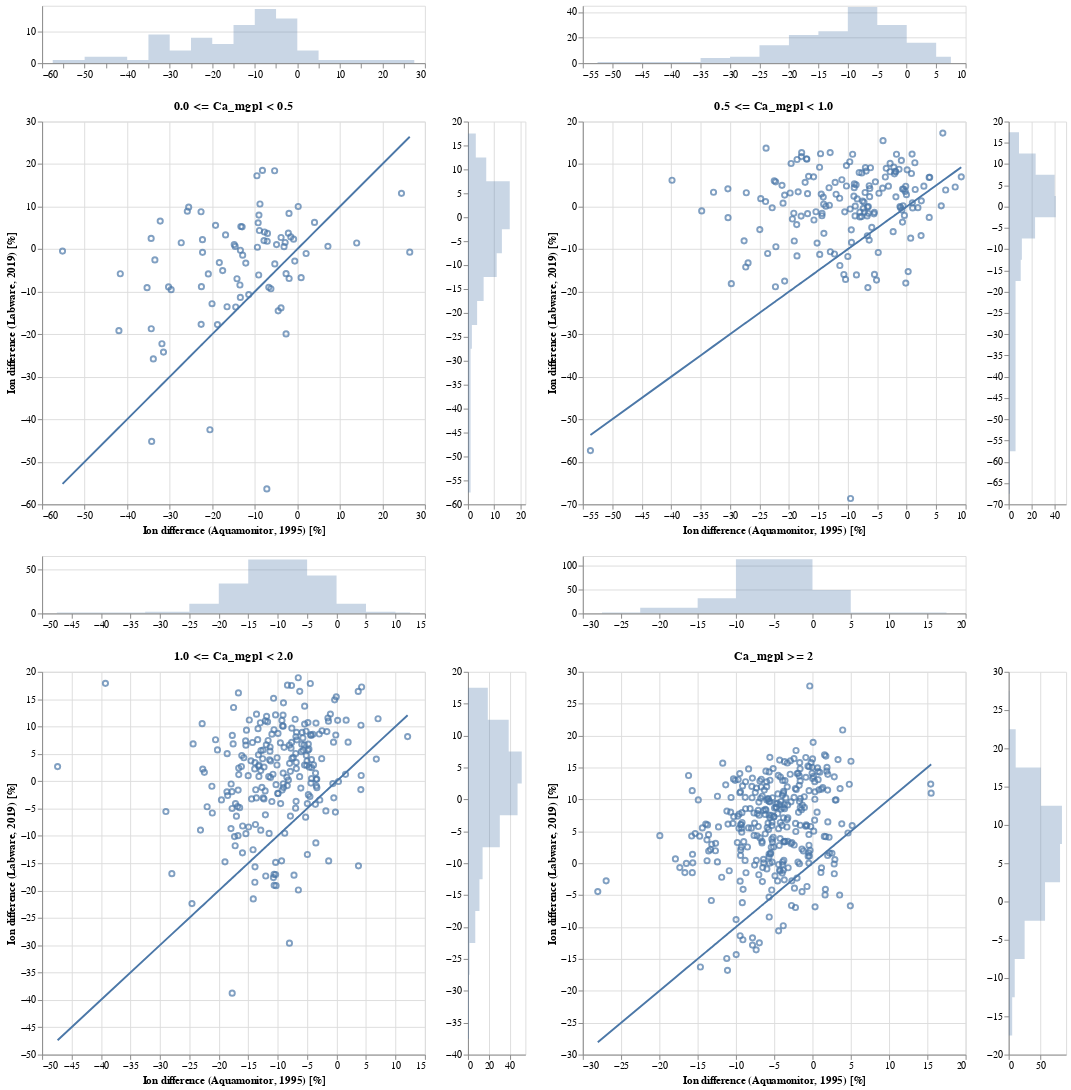

Notebook code cell kept with this figure:
### Markdown cell above
### 3.1. Ion difference in percent

### Code cell
chart_dict = {}
for idx, ca_level in enumerate(ca_levels):
    data = res_dict[ca_level]

    base = alt.Chart(data, height=400, width=400)

    x_domain = alt.selection_interval(bind='scales', encodings=['x'])
    y_domain = alt.selection_interval(bind='scales', encodings=['y'])

    area_args = {'opacity': .3, 'interpolate': 'step'}

    points = base.mark_point().encode(
            x=alt.X('ion_diff_pct_am:Q', title='Ion difference (Aquamonitor, 1995) [%]'),
            y=alt.Y('ion_diff_pct_lw:Q', title='Ion difference (Labware, 2019) [%]'),
            tooltip=['station_id:N', 'station_name:N', 'sample_date:T', 'ion_diff_pct_lw:Q', 'ion_diff_pct_am:Q'],
        ).properties(
            title=ca_level
        ).add_selection(
            x_domain
        ).add_selection(
            y_domain
        )

    # 1:1 line
    line = base.mark_line().encode(
            x=alt.X('ion_diff_pct_am:Q', title=''),
            y=alt.Y('ion_diff_pct_am:Q', title=''),
        )

    top_hist = base.mark_area(**area_args).encode(
            alt.X('ion_diff_pct_am:Q',
                  bin=alt.Bin(maxbins=20),
                  stack=None,
                  title=''
                 ),
            alt.Y('count()', stack=None, title=''),
        ).properties(height=60).add_selection(
            x_domain
        )

    right_hist = base.mark_area(**area_args).encode(
            alt.Y('ion_diff_pct_lw:Q',
                  bin=alt.Bin(maxbins=20),
                  stack=None,
                  title='',
                 ),
            alt.X('count()', stack=None, title=''),
        ).properties(width=60).add_selection(
            y_domain
        )

    chart = top_hist & ((points + line) | right_hist)
    chart_dict[idx] = chart
    
chart = ((chart_dict[0] | chart_dict[1]) &
         (chart_dict[2] | chart_dict[3]))
chart.save('../pages/ion_difference_pct.html')
chart

### Figure 1 — Vega-Lite specification as saved in the notebook (floating-point values rounded to 4 significant figures; data arrays with more than 128 entries replaced by an {"elided": "..."} marker saying what was removed)
{"$schema": "https://vega.github.io/schema/vega-lite/v3.4.0.json", "config": {"mark": {"tooltip": null}, "view": {"height": 300, "width": 400}}, "datasets": {"data-4bc05fdcee3639cc4c42559030fb6b53": [{"ion_diff_pct_am": -33.49, "ion_diff_pct_lw": -2.533, "kond_diff_pct_am": 2.427, "kond_diff_pct_lw": 9.406, "kond_minus_H&SO4_am": 0.3535, "kond_minus_H&SO4_lw": 0.5063, "sample_date": "2019-09-25", "station_id": 26078, "station_name": "HOH 1374"}, {"ion_diff_pct_am": -16.52, "ion_diff_pct_lw": -13.55, "kond_diff_pct_am": 2.892, "kond_diff_pct_lw": 6.944, "kond_minus_H&SO4_am": 0.4776, "kond_minus_H&SO4_lw": 0.445, "sample_date": "2019-10-29", "station_id": 26090, "station_name": "Mjåvatn"}, {"ion_diff_pct_am": -5.291, "ion_diff_pct_lw": -3.47, "kond_diff_pct_am": 3.109, "kond_diff_pct_lw": 7.555, "kond_minus_H&SO4_am": 0.4884, "kond_minus_H&SO4_lw": 0.4417, "sample_date": "2019-10-01", "station_id": 26093, "station_name": "Hemletjørnane"}, {"ion_diff_pct_am": -9.022, "ion_diff_pct_lw": 8.015, "kond_diff_pct_am": 0.8889, "kond_diff_pct_lw": 11.2, "kond_minus_H&SO4_am": 0.3111, "kond_minus_H&SO4_lw": 0.3234, "sample_date": "2019-09-30", "station_id": 26094, "station_name": "HOH 1394"}, {"ion_diff_pct_am": -19.22, "ion_diff_pct_lw": 5.603, "kond_diff_pct_am": -6.079, "kond_diff_pct_lw": 4.907, "kond_minus_H&SO4_am": 0.2875, "kond_minus_H&SO4_lw": 0.3735, "sample_date": "2019-09-30", "station_id": 26098, "station_name": "HOH 1227"}, {"ion_diff_pct_am": 24.49, "ion_diff_pct_lw": 13.12, "kond_diff_pct_am": -13.68, "kond_diff_pct_lw": 8.866, "kond_minus_H&SO4_am": 0.3492, "kond_minus_H&SO4_lw": 0.3084, "sample_date": "2019-09-24", "station_id": 26112, "station_name": "1230 HOH"}, {"ion_diff_pct_am": -7.078, "ion_diff_pct_lw": 1.857, "kond_diff_pct_am": -6.287, "kond_diff_pct_lw": 5.084, "kond_minus_H&SO4_am": 0.6984, "kond_minus_H&SO4_lw": 0.5661, "sample_date": "2019-09-24", "station_id": 26114, "station_name": "HOH 1092"}, {"ion_diff_pct_am": -25.86, "ion_diff_pct_lw": 8.917, "kond_diff_pct_am": -9.588, "kond_diff_pct_lw": 7.897, "kond_minus_H&SO4_am": 0.2265, "kond_minus_H&SO4_lw": 0.5085, "sample_date": "2019-09-24", "station_id": 26115, "station_name": "Rundatjørni"}, {"ion_diff_pct_am": -2.104, "ion_diff_pct_lw": 3.749, "kond_diff_pct_am": 3.822, "kond_diff_pct_lw": 1.474, "kond_minus_H&SO4_am": 1.044, "kond_minus_H&SO4_lw": 1.072, "sample_date": "2019-10-17", "station_id": 26122, "station_name": "Blåfjellvatnet"}, {"ion_diff_pct_am": -11.42, "ion_diff_pct_lw": -10.69, "kond_diff_pct_am": -0.3844, "kond_diff_pct_lw": 8.986, "kond_minus_H&SO4_am": 0.2577, "kond_minus_H&SO4_lw": 0.509, "sample_date": "2019-10-02", "station_id": 26126, "station_name": "Steinbotsvatna"}, {"ion_diff_pct_am": -8.195, "ion_diff_pct_lw": 18.51, "kond_diff_pct_am": 2.548, "kond_diff_pct_lw": 2.09, "kond_minus_H&SO4_am": 0.5414, "kond_minus_H&SO4_lw": 0.5702, "sample_date": "2019-09-25", "station_id": 26131, "station_name": "HOH 1078"}, {"ion_diff_pct_am": -13.38, "ion_diff_pct_lw": -0.2632, "kond_diff_pct_am": -3.764, "kond_diff_pct_lw": -4.312, "kond_minus_H&SO4_am": 1.283, "kond_minus_H&SO4_lw": 2.014, "sample_date": "2019-10-09", "station_id": 26135, "station_name": "Hyttvatnet"}, {"ion_diff_pct_am": -31.46, "ion_diff_pct_lw": -24.21, "kond_diff_pct_am": -16.74, "kond_diff_pct_lw": 20.31, "kond_minus_H&SO4_am": 0.2941, "kond_minus_H&SO4_lw": 0.2638, "sample_date": "2019-09-20", "station_id": 26141, "station_name": "HOH 510"}, {"ion_diff_pct_am": -55.2, "ion_diff_pct_lw": -0.4539, "kond_diff_pct_am": -14.69, "kond_diff_pct_lw": 29.45, "kond_minus_H&SO4_am": 0.3359, "kond_minus_H&SO4_lw": 0.2411, "sample_date": "2019-09-20", "station_id": 26142, "station_name": "HOH 407"}, {"ion_diff_pct_am": -35.32, "ion_diff_pct_lw": -9.058, "kond_diff_pct_am": -4.35, "kond_diff_pct_lw": 12.01, "kond_minus_H&SO4_am": 0.4084, "kond_minus_H&SO4_lw": 0.4792, "sample_date": "2019-09-20", "station_id": 26143, "station_name": "HOH 414"}, {"ion_diff_pct_am": -31.83, "ion_diff_pct_lw": -22.24, "kond_diff_pct_am": -2.082, "kond_diff_pct_lw": 0.9032, "kond_minus_H&SO4_am": 0.699, "kond_minus_H&SO4_lw": 0.7906, "sample_date": "2019-09-20", "station_id": 26144, "station_name": "Guolehisjavri"}, {"ion_diff_pct_am": -9.495, "ion_diff_pct_lw": 17.25, "kond_diff_pct_am": 3.442, "kond_diff_pct_lw": 0.6641, "kond_minus_H&SO4_am": 0.947, "kond_minus_H&SO4_lw": 0.9522, "sample_date": "2019-09-22", "station_id": 26145, "station_name": "HOH 515"}, {"ion_diff_pct_am": -34.24, "ion_diff_pct_lw": -45.2, "kond_diff_pct_am": -16.68, "kond_diff_pct_lw": 19.65, "kond_minus_H&SO4_am": 0.1625, "kond_minus_H&SO4_lw": 0.1536, "sample_date": "2019-09-25", "station_id": 26244, "station_name": "HOH 1506"}, {"ion_diff_pct_am": -30.27, "ion_diff_pct_lw": -8.882, "kond_diff_pct_am": -4.001, "kond_diff_pct_lw": 13.21, "kond_minus_H&SO4_am": 0.2202, "kond_minus_H&SO4_lw": 0.2584, "sample_date": "2019-09-25", "station_id": 26275, "station_name": "HOH 1198"}, {"ion_diff_pct_am": -22.61, "ion_diff_pct_lw": -17.69, "kond_diff_pct_am": 3.548, "kond_diff_pct_lw": 3.96, "kond_minus_H&SO4_am": 0.4375, "kond_minus_H&SO4_lw": 0.445, "sample_date": "2019-10-01", "station_id": 26285, "station_name": "Nedre Årdalsvatnet"}, {"ion_diff_pct_am": -32.23, "ion_diff_pct_lw": 6.603, "kond_diff_pct_am": 1.881, "kond_diff_pct_lw": 19.04, "kond_minus_H&SO4_am": 0.3236, "kond_minus_H&SO4_lw": 0.2776, "sample_date": "2019-10-01", "station_id": 26311, "station_name": "HOH 1760"}, {"ion_diff_pct_am": -14.48, "ion_diff_pct_lw": -13.6, "kond_diff_pct_am": 2.612, "kond_diff_pct_lw": 8.547, "kond_minus_H&SO4_am": 0.4073, "kond_minus_H&SO4_lw": 0.4266, "sample_date": "2019-10-29", "station_id": 26389, "station_name": "Bjørntjørn"}, {"ion_diff_pct_am": -18.77, "ion_diff_pct_lw": -17.74, "kond_diff_pct_am": 3.883, "kond_diff_pct_lw": 10.5, "kond_minus_H&SO4_am": 0.3534, "kond_minus_H&SO4_lw": 0.3445, "sample_date": "2019-09-30", "station_id": 26409, "station_name": "Såtetjørn"}, {"ion_diff_pct_am": 0.903, "ion_diff_pct_lw": -6.709, "kond_diff_pct_am": 6.917, "kond_diff_pct_lw": -1.625, "kond_minus_H&SO4_am": 0.743, "kond_minus_H&SO4_lw": 0.6489, "sample_date": "2019-10-29", "station_id": 26449, "station_name": "Urdevotni"}, {"ion_diff_pct_am": -7.833, "ion_diff_pct_lw": 2.019, "kond_diff_pct_am": -2.755, "kond_diff_pct_lw": 2.55, "kond_minus_H&SO4_am": 0.2875, "kond_minus_H&SO4_lw": 0.6185, "sample_date": "2019-09-30", "station_id": 26460, "station_name": "HOH 1040"}, {"ion_diff_pct_am": -3.12, "ion_diff_pct_lw": 0.5775, "kond_diff_pct_am": 5.222, "kond_diff_pct_lw": 12.26, "kond_minus_H&SO4_am": 0.2997, "kond_minus_H&SO4_lw": 0.3151, "sample_date": "2019-09-30", "station_id": 26463, "station_name": "HOH 1238"}, {"ion_diff_pct_am": -8.913, "ion_diff_pct_lw": 4.374, "kond_diff_pct_am": 2.71, "kond_diff_pct_lw": -0.1578, "kond_minus_H&SO4_am": 3.119, "kond_minus_H&SO4_lw": 2.069, "sample_date": "2019-10-30", "station_id": 26527, "station_name": "Øygardstjørna"}, {"ion_diff_pct_am": -7.014, "ion_diff_pct_lw": 3.696, "kond_diff_pct_am": 4.267, "kond_diff_pct_lw": 6.935, "kond_minus_H&SO4_am": 0.5611, "kond_minus_H&SO4_lw": 0.8539, "sample_date": "2019-10-18", "station_id": 26552, "station_name": "Kleggadalsvatn"}, {"ion_diff_pct_am": 4.045, "ion_diff_pct_lw": 6.276, "kond_diff_pct_am": 0.4436, "kond_diff_pct_lw": 1.487, "kond_minus_H&SO4_am": 0.4026, "kond_minus_H&SO4_lw": 0.6327, "sample_date": "2019-09-24", "station_id": 26554, "station_name": "HOH 1061"}, {"ion_diff_pct_am": -0.8696, "ion_diff_pct_lw": 2.341, "kond_diff_pct_am": 3.094, "kond_diff_pct_lw": 1.869, "kond_minus_H&SO4_am": 1.613, "kond_minus_H&SO4_lw": 1.762, "sample_date": "2019-10-18", "station_id": 26559, "station_name": "Rundatjørna"}, {"ion_diff_pct_am": -14.6, "ion_diff_pct_lw": 0.6353, "kond_diff_pct_am": 0.6921, "kond_diff_pct_lw": 12.86, "kond_minus_H&SO4_am": 0.3528, "kond_minus_H&SO4_lw": 0.4708, "sample_date": "2019-09-24", "station_id": 26571, "station_name": "HOH 1250"}, {"ion_diff_pct_am": 0.2114, "ion_diff_pct_lw": 10.02, "kond_diff_pct_am": 1.576, "kond_diff_pct_lw": 7.767, "kond_minus_H&SO4_am": 0.6167, "kond_minus_H&SO4_lw": 0.5379, "sample_date": "2019-09-24", "station_id": 26572, "station_name": "Leirdålsvatna"}, {"ion_diff_pct_am": -0.5945, "ion_diff_pct_lw": -2.818, "kond_diff_pct_am": -2.899, "kond_diff_pct_lw": 9.334, "kond_minus_H&SO4_am": 0.864, "kond_minus_H&SO4_lw": 0.7973, "sample_date": "2019-10-14", "station_id": 26576, "station_name": "Løyndardalsvatnet"}, {"ion_diff_pct_am": 2.069, "ion_diff_pct_lw": -1.017, "kond_diff_pct_am": -1.82, "kond_diff_pct_lw": 2.538, "kond_minus_H&SO4_am": 1.164, "kond_minus_H&SO4_lw": 1.231, "sample_date": "2019-10-18", "station_id": 26602, "station_name": "Mannsvatnet"}, {"ion_diff_pct_am": -1.926, "ion_diff_pct_lw": -6.902, "kond_diff_pct_am": -6.505, "kond_diff_pct_lw": 14.5, "kond_minus_H&SO4_am": 0.2646, "kond_minus_H&SO4_lw": 0.2825, "sample_date": "2019-10-14", "station_id": 26606, "station_name": "HOH 1367"}, {"ion_diff_pct_am": -14.18, "ion_diff_pct_lw": -6.959, "kond_diff_pct_am": 2.256, "kond_diff_pct_lw": 3.405, "kond_minus_H&SO4_am": 0.2108, "kond_minus_H&SO4_lw": 0.5462, "sample_date": "2019-10-03", "station_id": 26608, "station_name": "Litlavatn"}, {"ion_diff_pct_am": -9.203, "ion_diff_pct_lw": 6.194, "kond_diff_pct_am": 6.9, "kond_diff_pct_lw": 11.73, "kond_minus_H&SO4_am": 0.5373, "kond_minus_H&SO4_lw": 0.4142, "sample_date": "2019-09-24", "station_id": 26611, "station_name": "Kaldevatn"}, {"ion_diff_pct_am": -34.36, "ion_diff_pct_lw": 2.526, "kond_diff_pct_am": 1.824, "kond_diff_pct_lw": 14.51, "kond_minus_H&SO4_am": 0.3225, "kond_minus_H&SO4_lw": 0.3445, "sample_date": "2019-09-26", "station_id": 26626, "station_name": "Kvannjolvatnet"}, {"ion_diff_pct_am": -22.63, "ion_diff_pct_lw": 8.794, "kond_diff_pct_am": 5.358, "kond_diff_pct_lw": 14.47, "kond_minus_H&SO4_am": 0.3047, "kond_minus_H&SO4_lw": 0.4908, "sample_date": "2019-09-24", "station_id": 26629, "station_name": "HOH 1241"}, {"ion_diff_pct_am": -8.777, "ion_diff_pct_lw": 10.61, "kond_diff_pct_am": 4.642, "kond_diff_pct_lw": 8.198, "kond_minus_H&SO4_am": 0.4994, "kond_minus_H&SO4_lw": 0.5716, "sample_date": "2019-10-17", "station_id": 26641, "station_name": "Nedre Sørdalsvatnet"}, {"ion_diff_pct_am": 7.2, "ion_diff_pct_lw": 0.6696, "kond_diff_pct_am": 4.585, "kond_diff_pct_lw": 2.327, "kond_minus_H&SO4_am": 0.7097, "kond_minus_H&SO4_lw": 0.7397, "sample_date": "2019-10-17", "station_id": 26647, "station_name": "HOH 800"}, {"ion_diff_pct_am": -18.33, "ion_diff_pct_lw": -3.155, "kond_diff_pct_am": 4.458, "kond_diff_pct_lw": -8.655, "kond_minus_H&SO4_am": 0.6169, "kond_minus_H&SO4_lw": 1.457, "sample_date": "2019-10-16", "station_id": 26658, "station_name": "Tirskardvatnet"}, {"ion_diff_pct_am": -22.29, "ion_diff_pct_lw": 2.227, "kond_diff_pct_am": 0.5525, "kond_diff_pct_lw": -2.921, "kond_minus_H&SO4_am": 0.7725, "kond_minus_H&SO4_lw": 1.289, "sample_date": "2019-10-17", "station_id": 26659, "station_name": "Dyttingane"}, {"ion_diff_pct_am": -9.384, "ion_diff_pct_lw": 0.4533, "kond_diff_pct_am": -0.2058, "kond_diff_pct_lw": 0.3599, "kond_minus_H&SO4_am": 0.8668, "kond_minus_H&SO4_lw": 1.012, "sample_date": "2019-10-17", "station_id": 26660, "station_name": "HOH 729"}, {"ion_diff_pct_am": -27.29, "ion_diff_pct_lw": 1.5, "kond_diff_pct_am": 4.445, "kond_diff_pct_lw": 11.93, "kond_minus_H&SO4_am": 0.2792, "kond_minus_H&SO4_lw": 0.4136, "sample_date": "2019-09-26", "station_id": 26661, "station_name": "HOH 1171"}, {"ion_diff_pct_am": -41.62, "ion_diff_pct_lw": -5.779, "kond_diff_pct_am": -5.479, "kond_diff_pct_lw": 19.95, "kond_minus_H&SO4_am": 0.168, "kond_minus_H&SO4_lw": 0.2634, "sample_date": "2019-09-26", "station_id": 26683, "station_name": "HOH 1475"}, {"ion_diff_pct_am": -20.55, "ion_diff_pct_lw": -42.47, "kond_diff_pct_am": 29.52, "kond_diff_pct_lw": 6.689, "kond_minus_H&SO4_am": 0.4259, "kond_minus_H&SO4_lw": 0.7154, "sample_date": "2019-10-02", "station_id": 26692, "station_name": "Jakobsvatnet"}, {"ion_diff_pct_am": -6.702, "ion_diff_pct_lw": -8.975, "kond_diff_pct_am": 32.9, "kond_diff_pct_lw": -12.61, "kond_minus_H&SO4_am": 0.5341, "kond_minus_H&SO4_lw": 1.247, "sample_date": "2019-10-16", "station_id": 26693, "station_name": "HOH 520"}, {"ion_diff_pct_am": -29.66, "ion_diff_pct_lw": -9.522, "kond_diff_pct_am": -85.27, "kond_diff_pct_lw": 3.092, "kond_minus_H&SO4_am": 1.218, "kond_minus_H&SO4_lw": 0.6289, "sample_date": "2019-10-16", "station_id": 26694, "station_name": "Gjesdalsvatnet"}, {"ion_diff_pct_am": 26.44, "ion_diff_pct_lw": -0.7057, "kond_diff_pct_am": -110.8, "kond_diff_pct_lw": 9.491, "kond_minus_H&SO4_am": 0.608, "kond_minus_H&SO4_lw": 0.34, "sample_date": "2019-09-26", "station_id": 26695, "station_name": "HOH 1308"}, {"ion_diff_pct_am": -16.86, "ion_diff_pct_lw": 3.348, "kond_diff_pct_am": 0.2688, "kond_diff_pct_lw": 0.4793, "kond_minus_H&SO4_am": 0.4373, "kond_minus_H&SO4_lw": 0.7066, "sample_date": "2019-10-02", "station_id": 26699, "station_name": "Nordvatnet"}, {"ion_diff_pct_am": -12.12, "ion_diff_pct_lw": -3.282, "kond_diff_pct_am": 2.687, "kond_diff_pct_lw": 3.466, "kond_minus_H&SO4_am": 0.4603, "kond_minus_H&SO4_lw": 0.5367, "sample_date": "2019-10-02", "station_id": 26700, "station_name": "Nes-Isvatnet"}, {"ion_diff_pct_am": -2.641, "ion_diff_pct_lw": -5.764, "kond_diff_pct_am": 1.044, "kond_diff_pct_lw": 2.703, "kond_minus_H&SO4_am": 0.6108, "kond_minus_H&SO4_lw": 0.5353, "sample_date": "2019-10-02", "station_id": 26701, "station_name": "Gjerlands-Isvatnet"}, {"ion_diff_pct_am": -2.862, "ion_diff_pct_lw": 1.571, "kond_diff_pct_am": 4.437, "kond_diff_pct_lw": -0.008773, "kond_minus_H&SO4_am": 1.066, "kond_minus_H&SO4_lw": 1.047, "sample_date": "2019-10-16", "station_id": 26703, "station_name": "Trodalsvatnet"}, {"ion_diff_pct_am": -22.28, "ion_diff_pct_lw": -0.7588, "kond_diff_pct_am": 10.06, "kond_diff_pct_lw": 1.255, "kond_minus_H&SO4_am": 0.4302, "kond_minus_H&SO4_lw": 0.5943, "sample_date": "2019-10-02", "station_id": 26709, "station_name": "Vardevatnet"}, {"ion_diff_pct_am": -3.817, "ion_diff_pct_lw": 2.73, "kond_diff_pct_am": -2.202, "kond_diff_pct_lw": 2.814, "kond_minus_H&SO4_am": 1.93, "kond_minus_H&SO4_lw": 1.866, "sample_date": "2019-10-16", "station_id": 26716, "station_name": "Myrkevatnet"}, {"ion_diff_pct_am": -17.55, "ion_diff_pct_lw": -5.049, "kond_diff_pct_am": -2.354, "kond_diff_pct_lw": 11.4, "kond_minus_H&SO4_am": 0.2933, "kond_minus_H&SO4_lw": 0.4938, "sample_date": "2019-09-25", "station_id": 26762, "station_name": "HOH 1057"}, {"ion_diff_pct_am": -34.34, "ion_diff_pct_lw": -18.72, "kond_diff_pct_am": -1.825, "kond_diff_pct_lw": 4.214, "kond_minus_H&SO4_am": 0.5934, "kond_minus_H&SO4_lw": 0.4774, "sample_date": "2019-10-15", "station_id": 26769, "station_name": "HOH 808"}, {"ion_diff_pct_am": -33.85, "ion_diff_pct_lw": -25.8, "kond_diff_pct_am": -0.9133, "kond_diff_pct_lw": 2.193, "kond_minus_H&SO4_am": 0.4723, "kond_minus_H&SO4_lw": 0.5679, "sample_date": "2019-10-15", "station_id": 26775, "station_name": "Styggsjøane"}, {"ion_diff_pct_am": -6.209, "ion_diff_pct_lw": -9.305, "kond_diff_pct_am": 0.5342, "kond_diff_pct_lw": -5.441, "kond_minus_H&SO4_am": 2.071, "kond_minus_H&SO4_lw": 2.459, "sample_date": "2019-09-26", "station_id": 26787, "station_name": "Gravvatnet"}, {"ion_diff_pct_am": -13.49, "ion_diff_pct_lw": -8.431, "kond_diff_pct_am": -2.475, "kond_diff_pct_lw": -20.73, "kond_minus_H&SO4_am": 0.8647, "kond_minus_H&SO4_lw": 1.47, "sample_date": "2019-10-08", "station_id": 26824, "station_name": "Liatjørnin"}, {"ion_diff_pct_am": -9.081, "ion_diff_pct_lw": -6.087, "kond_diff_pct_am": 0.2277, "kond_diff_pct_lw": -4.189, "kond_minus_H&SO4_am": 1.641, "kond_minus_H&SO4_lw": 1.657, "sample_date": "2019-09-26", "station_id": 26831, "station_name": "Sætertjørna"}, {"ion_diff_pct_am": -2.643, "ion_diff_pct_lw": -19.93, "kond_diff_pct_am": 3.972, "kond_diff_pct_lw": -9.832, "kond_minus_H&SO4_am": 1.875, "kond_minus_H&SO4_lw": 2.966, "sample_date": "2019-09-26", "station_id": 26833, "station_name": "Småholmvatnet"}, {"ion_diff_pct_am": -4.882, "ion_diff_pct_lw": 1.079, "kond_diff_pct_am": -0.1358, "kond_diff_pct_lw": 2.159, "kond_minus_H&SO4_am": 1.721, "kond_minus_H&SO4_lw": 1.55, "sample_date": "2019-09-26", "station_id": 26842, "station_name": "Helknavatnet"}, {"ion_diff_pct_am": -13.27, "ion_diff_pct_lw": 5.322, "kond_diff_pct_am": 2.462, "kond_diff_pct_lw": 4.606, "kond_minus_H&SO4_am": 0.9222, "kond_minus_H&SO4_lw": 1.077, "sample_date": "2019-09-26", "station_id": 26846, "station_name": "HOH 444"}, {"ion_diff_pct_am": 13.96, "ion_diff_pct_lw": 1.437, "kond_diff_pct_am": 8.348, "kond_diff_pct_lw": 8.015, "kond_minus_H&SO4_am": 0.6704, "kond_minus_H&SO4_lw": 0.5112, "sample_date": "2019-09-26", "station_id": 26859, "station_name": "HOH 662"}, {"ion_diff_pct_am": -12.85, "ion_diff_pct_lw": -1.409, "kond_diff_pct_am": -0.5855, "kond_diff_pct_lw": 1.075, "kond_minus_H&SO4_am": 1.584, "kond_minus_H&SO4_lw": 1.874, "sample_date": "2019-09-25", "station_id": 26873, "station_name": "HOH 281"}, {"ion_diff_pct_am": -41.94, "ion_diff_pct_lw": -19.17, "kond_diff_pct_am": -11.34, "kond_diff_pct_lw": -3.283, "kond_minus_H&SO4_am": 0.7289, "kond_minus_H&SO4_lw": 0.7819, "sample_date": "2019-09-20", "station_id": 26922, "station_name": "HOH 370"}, {"ion_diff_pct_am": -5.331, "ion_diff_pct_lw": 18.42, "kond_diff_pct_am": 3.935, "kond_diff_pct_lw": -1.084, "kond_minus_H&SO4_am": 1.597, "kond_minus_H&SO4_lw": 1.251, "sample_date": "2019-09-22", "station_id": 26956, "station_name": "HOH 370"}, {"ion_diff_pct_am": -1.952, "ion_diff_pct_lw": 8.4, "kond_diff_pct_am": 5.791, "kond_diff_pct_lw": -1.776, "kond_minus_H&SO4_am": 2.431, "kond_minus_H&SO4_lw": 2.265, "sample_date": "2019-09-22", "station_id": 26957, "station_name": "HOH 340"}, {"ion_diff_pct_am": -13.39, "ion_diff_pct_lw": -11.35, "kond_diff_pct_am": -6.147, "kond_diff_pct_lw": -13.1, "kond_minus_H&SO4_am": 0.7298, "kond_minus_H&SO4_lw": 0.717, "sample_date": "2019-09-20", "station_id": 26972, "station_name": "Hannoailaddut Nord"}, {"ion_diff_pct_am": -1.529, "ion_diff_pct_lw": 2.879, "kond_diff_pct_am": 7.719, "kond_diff_pct_lw": 0.3451, "kond_minus_H&SO4_am": 3.047, "kond_minus_H&SO4_lw": 1.44, "sample_date": "2019-09-22", "station_id": 26983, "station_name": "HOH 417"}, {"ion_diff_pct_am": -4.492, "ion_diff_pct_lw": -14.51, "kond_diff_pct_am": -2.17, "kond_diff_pct_lw": -18.89, "kond_minus_H&SO4_am": 2.084, "kond_minus_H&SO4_lw": 1.605, "sample_date": "2019-10-29", "station_id": 27016, "station_name": "Færetjørn"}, {"ion_diff_pct_am": -7.717, "ion_diff_pct_lw": 4.024, "kond_diff_pct_am": 1.78, "kond_diff_pct_lw": 8.769, "kond_minus_H&SO4_am": 0.754, "kond_minus_H&SO4_lw": 0.5854, "sample_date": "2019-09-24", "station_id": 27023, "station_name": "Rennebergstjørni"}, {"ion_diff_pct_am": -3.829, "ion_diff_pct_lw": -13.82, "kond_diff_pct_am": 4.077, "kond_diff_pct_lw": -1.646, "kond_minus_H&SO4_am": 0.5676, "kond_minus_H&SO4_lw": 0.4592, "sample_date": "2019-10-29", "station_id": 27043, "station_name": "Ljomsvatnet"}, {"ion_diff_pct_am": -7.164, "ion_diff_pct_lw": -56.38, "kond_diff_pct_am": 4.171, "kond_diff_pct_lw": -115.1, "kond_minus_H&SO4_am": 3.707, "kond_minus_H&SO4_lw": 4.047, "sample_date": "2019-10-30", "station_id": 27048, "station_name": "Røyslandsvatnet"}, {"ion_diff_pct_am": -14.83, "ion_diff_pct_lw": 1.067, "kond_diff_pct_am": 10.48, "kond_diff_pct_lw": 2.985, "kond_minus_H&SO4_am": 0.9987, "kond_minus_H&SO4_lw": 0.7017, "sample_date": "2019-10-18", "station_id": 27050, "station_name": "HOH 967"}, {"ion_diff_pct_am": -25.54, "ion_diff_pct_lw": 9.868, "kond_diff_pct_am": -3.232, "kond_diff_pct_lw": 3.617, "kond_minus_H&SO4_am": 0.3, "kond_minus_H&SO4_lw": 0.9551, "sample_date": "2019-10-17", "station_id": 27055, "station_name": "Tjørnadalsvatnet"}, {"ion_diff_pct_am": -12.97, "ion_diff_pct_lw": 5.25, "kond_diff_pct_am": 0.9199, "kond_diff_pct_lw": 4.795, "kond_minus_H&SO4_am": 0.6206, "kond_minus_H&SO4_lw": 0.7419, "sample_date": "2019-10-17", "station_id": 27056, "station_name": "Harekupvatnet"}, {"ion_diff_pct_am": -20.92, "ion_diff_pct_lw": -5.83, "kond_diff_pct_am": 1.963, "kond_diff_pct_lw": -0.581, "kond_minus_H&SO4_am": 0.3986, "kond_minus_H&SO4_lw": 1.237, "sample_date": "2019-10-17", "station_id": 27057, "station_name": "HOH 761"}, {"ion_diff_pct_am": -20.05, "ion_diff_pct_lw": -12.83, "kond_diff_pct_am": 0.5562, "kond_diff_pct_lw": -2.256, "kond_minus_H&SO4_am": 0.7135, "kond_minus_H&SO4_lw": 0.9575, "sample_date": "2019-11-25", "station_id": 27061, "station_name": "HOH 619"}, {"ion_diff_pct_am": -22.55, "ion_diff_pct_lw": -8.817, "kond_diff_pct_am": 6.996, "kond_diff_pct_lw": 4.591, "kond_minus_H&SO4_am": 0.3999, "kond_minus_H&SO4_lw": 0.5162, "sample_date": "2019-10-15", "station_id": 27076, "station_name": "Midtre Muggsjøen"}], "data-6a379072ac93c7b8c16c67fdb798865d": {"elided": "325 records"}, "data-75912cc6ea8e023a4ab3add7ab9befd5": {"elided": "228 records"}, "data-fa025138bf90be1280cd6e0f6e348a7d": {"elided": "167 records"}}, "vconcat": [{"hconcat": [{"data": {"name": "data-4bc05fdcee3639cc4c42559030fb6b53"}, "vconcat": [{"encoding": {"x": {"bin": {"maxbins": 20}, "field": "ion_diff_pct_am", "stack": null, "title": "", "type": "quantitative"}, "y": {"aggregate": "count", "stack": null, "title": "", "type": "quantitative"}}, "height": 60, "mark": {"interpolate": "step", "opacity": 0.3, "type": "area"}, "selection": {"selector001": {"bind": "scales", "encodings": ["x"], "type": "interval"}}, "width": 400}, {"hconcat": [{"layer": [{"encoding": {"tooltip": [{"field": "station_id", "type": "nominal"}, {"field": "station_name", "type": "nominal"}, {"field": "sample_date", "type": "temporal"}, {"field": "ion_diff_pct_lw", "type": "quantitative"}, {"field": "ion_diff_pct_am", "type": "quantitative"}], "x": {"field": "ion_diff_pct_am", "title": "Ion difference (Aquamonitor, 1995) [%]", "type": "quantitative"}, "y": {"field": "ion_diff_pct_lw", "title": "Ion difference (Labware, 2019) [%]", "type": "quantitative"}}, "height": 400, "mark": "point", "selection": {"selector001": {"bind": "scales", "encodings": ["x"], "type": "interval"}, "selector002": {"bind": "scales", "encodings": ["y"], "type": "interval"}}, "title": "0.0 <= Ca_mgpl < 0.5", "width": 400}, {"encoding": {"x": {"field": "ion_diff_pct_am", "title": "", "type": "quantitative"}, "y": {"field": "ion_diff_pct_am", "title": "", "type": "quantitative"}}, "height": 400, "mark": "line", "width": 400}]}, {"encoding": {"x": {"aggregate": "count", "stack": null, "title": "", "type": "quantitative"}, "y": {"bin": {"maxbins": 20}, "field": "ion_diff_pct_lw", "stack": null, "title": "", "type": "quantitative"}}, "height": 400, "mark": {"interpolate": "step", "opacity": 0.3, "type": "area"}, "selection": {"selector002": {"bind": "scales", "encodings": ["y"], "type": "interval"}}, "width": 60}]}]}, {"data": {"name": "data-fa025138bf90be1280cd6e0f6e348a7d"}, "vconcat": [{"encoding": {"x": {"bin": {"maxbins": 20}, "field": "ion_diff_pct_am", "stack": null, "title": "", "type": "quantitative"}, "y": {"aggregate": "count", "stack": null, "title": "", "type": "quantitative"}}, "height": 60, "mark": {"interpolate": "step", "opacity": 0.3, "type": "area"}, "selection": {"selector003": {"bind": "scales", "encodings": ["x"], "type": "interval"}}, "width": 400}, {"hconcat": [{"layer": [{"encoding": {"tooltip": [{"field": "station_id", "type": "nominal"}, {"field": "station_name", "type": "nominal"}, {"field": "sample_date", "type": "temporal"}, {"field": "ion_diff_pct_lw", "type": "quantitative"}, {"field": "ion_diff_pct_am", "type": "quantitative"}], "x": {"field": "ion_diff_pct_am", "title": "Ion difference (Aquamonitor, 1995) [%]", "type": "quantitative"}, "y": {"field": "ion_diff_pct_lw", "title": "Ion difference (Labware, 2019) [%]", "type": "quantitative"}}, "height": 400, "mark": "point", "selection": {"selector003": {"bind": "scales", "encodings": ["x"], "type": "interval"}, "selector004": {"bind": "scales", "encodings": ["y"], "type": "interval"}}, "title": "0.5 <= Ca_mgpl < 1.0", "width": 400}, {"encoding": {"x": {"field": "ion_diff_pct_am", "title": "", "type": "quantitative"}, "y": {"field": "ion_diff_pct_am", "title": "", "type": "quantitative"}}, "height": 400, "mark": "line", "width": 400}]}, {"encoding": {"x": {"aggregate": "count", "stack": null, "title": "", "type": "quantitative"}, "y": {"bin": {"maxbins": 20}, "field": "ion_diff_pct_lw", "stack": null, "title": "", "type": "quantitative"}}, "height": 400, "mark": {"interpolate": "step", "opacity": 0.3, "type": "area"}, "selection": {"selector004": {"bind": "scales", "encodings": ["y"], "type": "interval"}}, "width": 60}]}]}]}, {"hconcat": [{"data": {"name": "data-75912cc6ea8e023a4ab3add7ab9befd5"}, "vconcat": [{"encoding": {"x": {"bin": {"maxbins": 20}, "field": "ion_diff_pct_am", "stack": null, "title": "", "type": "quantitative"}, "y": {"aggregate": "count", "stack": null, "title": "", "type": "quantitative"}}, "height": 60, "mark": {"interpolate": "step", "opacity": 0.3, "type": "area"}, "selection": {"selector005": {"bind": "scales", "encodings": ["x"], "type": "interval"}}, "width": 400}, {"hconcat": [{"layer": [{"encoding": {"tooltip": [{"field": "station_id", "type": "nominal"}, {"field": "station_name", "type": "nominal"}, {"field": "sample_date", "type": "temporal"}, {"field": "ion_diff_pct_lw", "type": "quantitative"}, {"field": "ion_diff_pct_am", "type": "quantitative"}], "x": {"field": "ion_diff_pct_am", "title": "Ion difference (Aquamonitor, 1995) [%]", "type": "quantitative"}, "y": {"field": "ion_diff_pct_lw", "title": "Ion difference (Labware, 2019) [%]", "type": "quantitative"}}, "height": 400, "mark": "point", "selection": {"selector005": {"bind": "scales", "encodings": ["x"], "type": "interval"}, "selector006": {"bind": "scales", "encodings": ["y"], "type": "interval"}}, "title": "1.0 <= Ca_mgpl < 2.0", "width": 400}, {"encoding": {"x": {"field": "ion_diff_pct_am", "title": "", "type": "quantitative"}, "y": {"field": "ion_diff_pct_am", "title": "", "type": "quantitative"}}, "height": 400, "mark": "line", "width": 400}]}, {"encoding": {"x": {"aggregate": "count", "stack": null, "title": "", "type": "quantitative"}, "y": {"bin": {"maxbins": 20}, "field": "ion_diff_pct_lw", "stack": null, "title": "", "type": "quantitative"}}, "height": 400, "mark": {"interpolate": "step", "opacity": 0.3, "type": "area"}, "selection": {"selector006": {"bind": "scales", "encodings": ["y"], "type": "interval"}}, "width": 60}]}]}, {"data": {"name": "data-6a379072ac93c7b8c16c67fdb798865d"}, "vconcat": [{"encoding": {"x": {"bin": {"maxbins": 20}, "field": "ion_diff_pct_am", "stack": null, "title": "", "type": "quantitative"}, "y": {"aggregate": "count", "stack": null, "title": "", "type": "quantitative"}}, "height": 60, "mark": {"interpolate": "step", "opacity": 0.3, "type": "area"}, "selection": {"selector007": {"bind": "scales", "encodings": ["x"], "type": "interval"}}, "width": 400}, {"hconcat": [{"layer": [{"encoding": {"tooltip": [{"field": "station_id", "type": "nominal"}, {"field": "station_name", "type": "nominal"}, {"field": "sample_date", "type": "temporal"}, {"field": "ion_diff_pct_lw", "type": "quantitative"}, {"field": "ion_diff_pct_am", "type": "quantitative"}], "x": {"field": "ion_diff_pct_am", "title": "Ion difference (Aquamonitor, 1995) [%]", "type": "quantitative"}, "y": {"field": "ion_diff_pct_lw", "title": "Ion difference (Labware, 2019) [%]", "type": "quantitative"}}, "height": 400, "mark": "point", "selection": {"selector007": {"bind": "scales", "encodings": ["x"], "type": "interval"}, "selector008": {"bind": "scales", "encodings": ["y"], "type": "interval"}}, "title": "Ca_mgpl >= 2", "width": 400}, {"encoding": {"x": {"field": "ion_diff_pct_am", "title": "", "type": "quantitative"}, "y": {"field": "ion_diff_pct_am", "title": "", "type": "quantitative"}}, "height": 400, "mark": "line", "width": 400}]}, {"encoding": {"x": {"aggregate": "count", "stack": null, "title": "", "type": "quantitative"}, "y": {"bin": {"maxbins": 20}, "field": "ion_diff_pct_lw", "stack": null, "title": "", "type": "quantitative"}}, "height": 400, "mark": {"interpolate": "step", "opacity": 0.3, "type": "area"}, "selection": {"selector008": {"bind": "scales", "encodings": ["y"], "type": "interval"}}, "width": 60}]}]}]}]}
